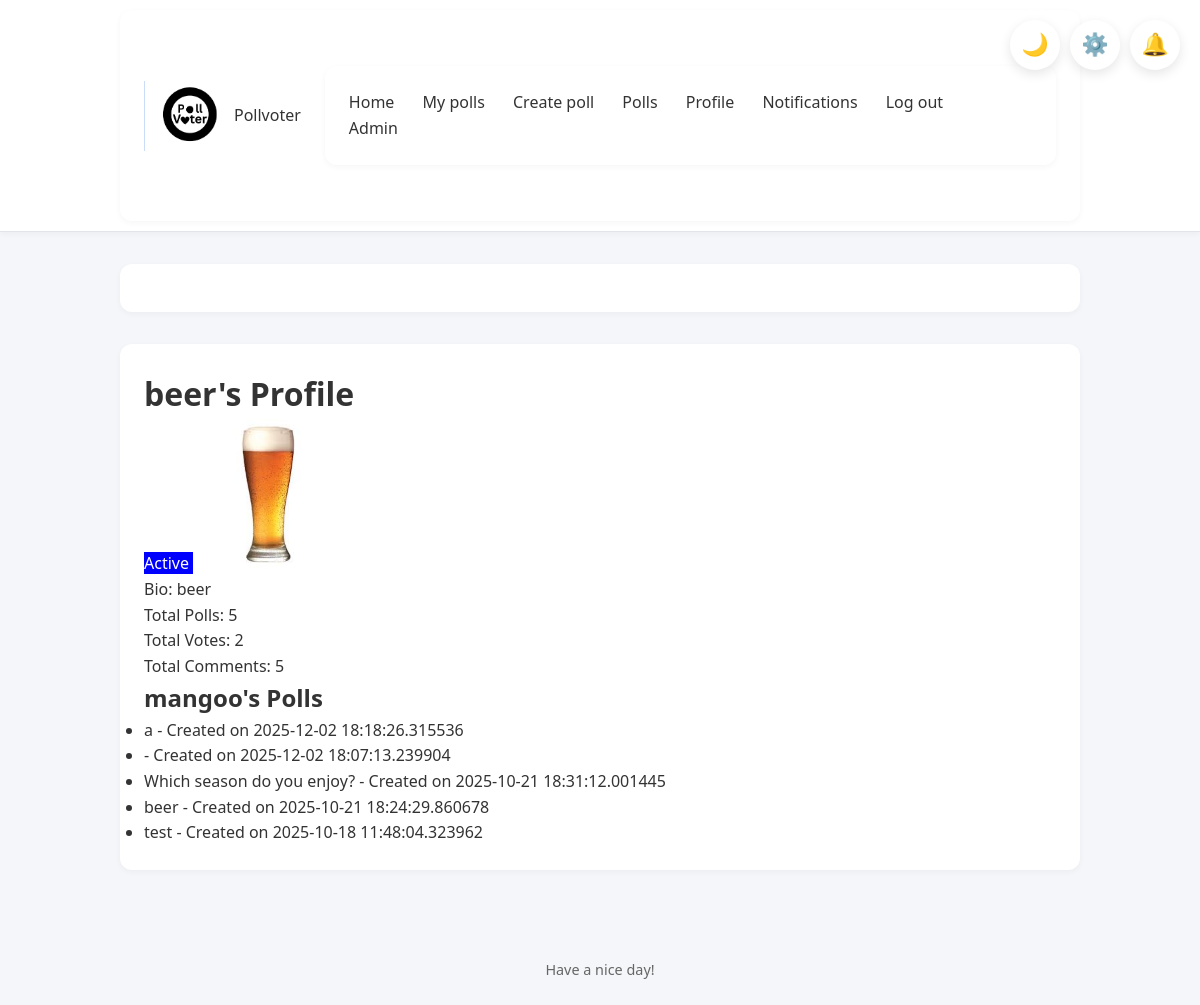
The page /user/mangoo (signed in) on the database as committed earlier.
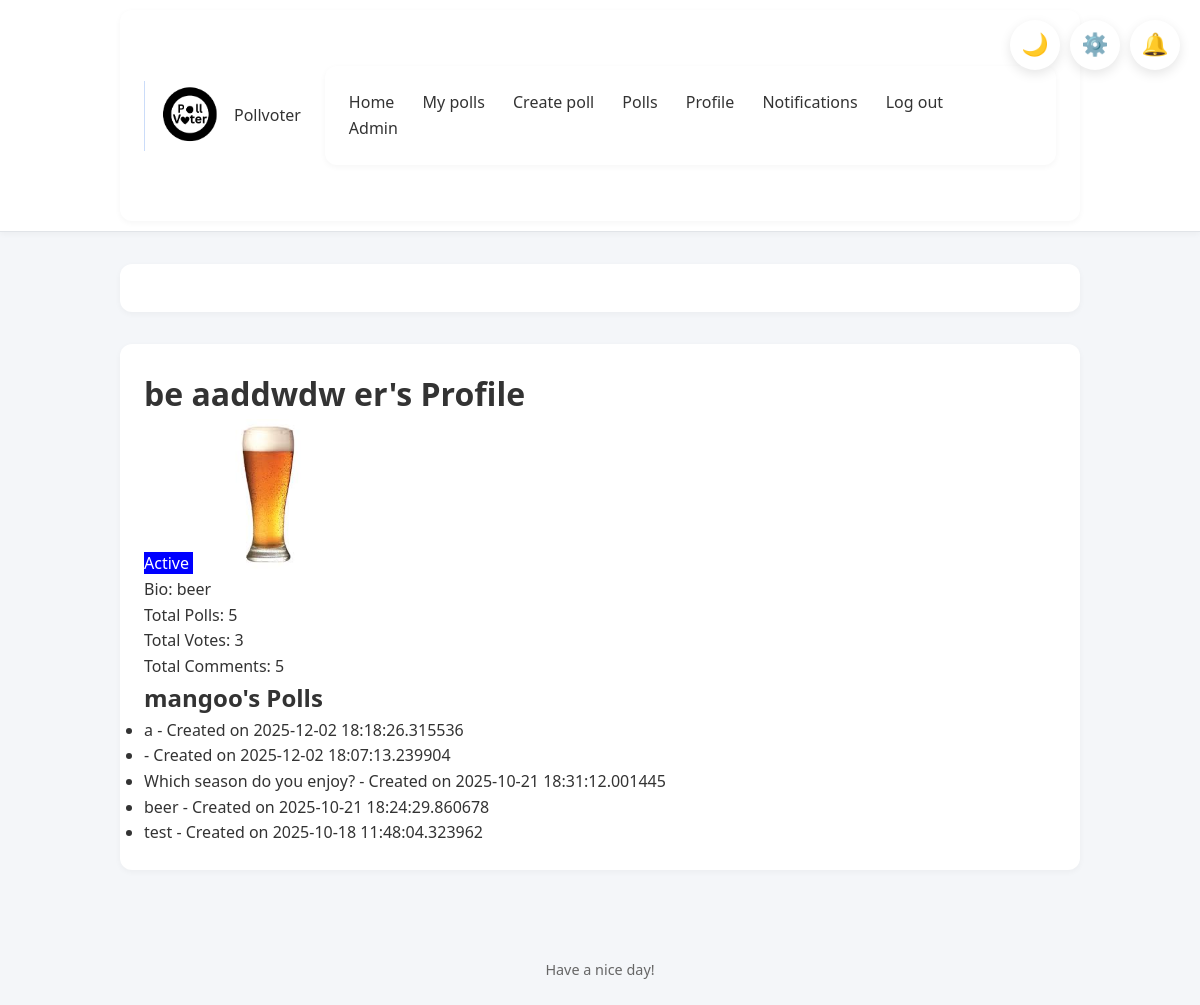
The same page on the database as committed later.
### app/models.py (models this page shows, shortened)
class User(UserMixin, db.Model):
    __tablename__ = "user"
    id = Column(Integer, primary_key=True)
    username = Column(String(20), unique=True, nullable = False)
    created_at = Column(DateTime, default=datetime.now)
    full_name = Column(String(20))
    bio = Column(String(100))
    pfp = Column(Text)
    password_hash = Column(Text)
    is_admin = Column(Boolean, default = False)
    polls = relationship("Poll", back_populates="author")
    votes = relationship("Vote", back_populates="user")
    comments = relationship("Comment", back_populates="author")
    def getpfp(self):
        if self.pfp:
            return f"/static/uploads/pfp/{self.pfp}"
        else:
            return f"/static/uploads/pfp/default.jpg"
    blocked = relationship(
        "User", secondary=blocklist,
        primaryjoin=(blocklist.c.blocker_id == id),
        secondaryjoin=(blocklist.c.blocked_id == id),
        backref=db.backref("blocked_by", lazy="dynamic"),
        lazy="dynamic"
    )
    followed = relationship(
        "User", secondary=followers,
        primaryjoin=(followers.c.follower_id == id),
        secondaryjoin=(followers.c.followed_id == id),
        backref=db.backref("followers", lazy="dynamic"),
        lazy="dynamic"
    )
    def get_rank(self):
        poll_count = Poll.query.filter_by(user_id=self.id).count()
        vote_count = Vote.query.filter_by(user_id=self.id).count()
        comment_count = Comment.query.filter_by(user_id=self.id).count()
        total_score = poll_count + vote_count + comment_count
        if total_score < 5:
            return "Newbie"
        elif total_score < 20:
            return "Active"
        elif total_score < 50:
            return "Expert"
        else:
            return "Divine"
    def get_rank_color(self):
        rank = self.get_rank()
        if rank == "Newbie": return "gray"
        if rank == "Active": return "blue"
        if rank == "Expert": return "purple"
        if rank == "Divine": return "gold"
        return "black"

### app/routes.py (the view)
@main.route('/user/<username>')
def user_profile(username):
    user = User.query.filter_by(username=username).first_or_404()
    user_polls = Poll.query.filter_by(user_id=user.id).order_by(
        Poll.created_at.desc()
    ).all()
    polls_count = len(user_polls)
    total_votes = Vote.query.join(Poll).filter(Poll.user_id == user.id).count()
    total_comments = Comment.query.filter_by(user_id=user.id).count()
    return render_template(
        'user_profile.html',
        user=user,
        user_polls=user_polls,
        polls_count=polls_count,
        total_votes=total_votes,
        total_comments=total_comments
    )

### app/__init__.py (called while the page is built)
def create_app():
    app = Flask(__name__)
    app.config['SECRET_KEY'] = 'your_secret_key'
    app.config['SQLALCHEMY_DATABASE_URI'] = 'sqlite:///pollvoter.db'
    app.config['SQLALCHEMY_TRACK_MODIFICATIONS'] = False
    app.config["UPLOAD_FOLDER"] = "static/uploads"
    app.config["PFP_FOLDER"] =  "app/static/uploads/pfp"
    db.init_app(app)
    login_manager.init_app(app)
    migrate.init_app(app, db)
    app.register_blueprint(auth)
    app.register_blueprint(main)
    app.register_blueprint(polls)
    app.register_blueprint(admin)
    @login_manager.user_loader
    def load_user(userid):
        return User.query.get(int(userid))
    return app

### app/routes.py (called while the page is built)
@main.context_processor
def notifications_count():
    if current_user.is_authenticated:
        unreadcount = Notification.query.filter_by(recipient_id = current_user.id, is_read = False).count()
        return dict(unreadcount = unreadcount)
    return dict(unreadcount = 0)

### app/templates/user_profile.html (shortened to what this page needs)
{% extends "base.html" %}
{% block content %}
<h1>{{ user.full_name }}'s Profile</h1>
<span style="background-color: {{user.get_rank_color()}}; color: white;">
    {{user.get_rank()}}
</span>
<img src="{{ user.getpfp() }}" alt="{{ user.username }}'s Profile Picture" width="150" height="150">
<p>Bio: {{ user.bio }}</p>
<p>Total Polls: {{ polls_count }}</p>
<p>Total Votes: {{ total_votes }}</p>
<p>Total Comments: {{ total_comments }}</p>
<h2>{{ user.username }}'s Polls</h2>
<ul>
    {% for poll in user_polls %}
        <li>{{ poll.title }} - Created on {{ poll.created_at }}</li>
    {% endfor %}
</ul>
{% endblock %}

Rows that differ between the two databases and show on the page:
changed User "mangoo": full_name "beer" → "be aaddwdw er"
Other text that changed with them:
{{ total_votes }}: "2" → "3"
